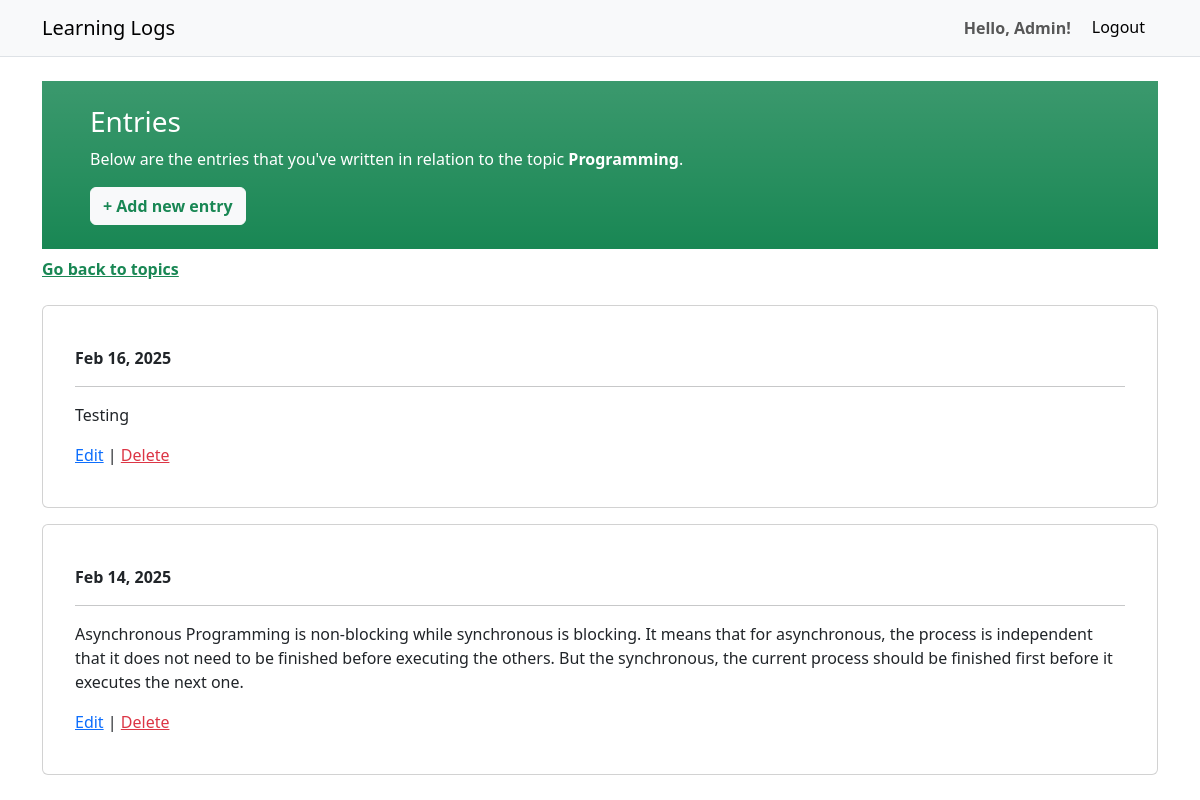
Before: /topic/1 (signed in) with the older database file.
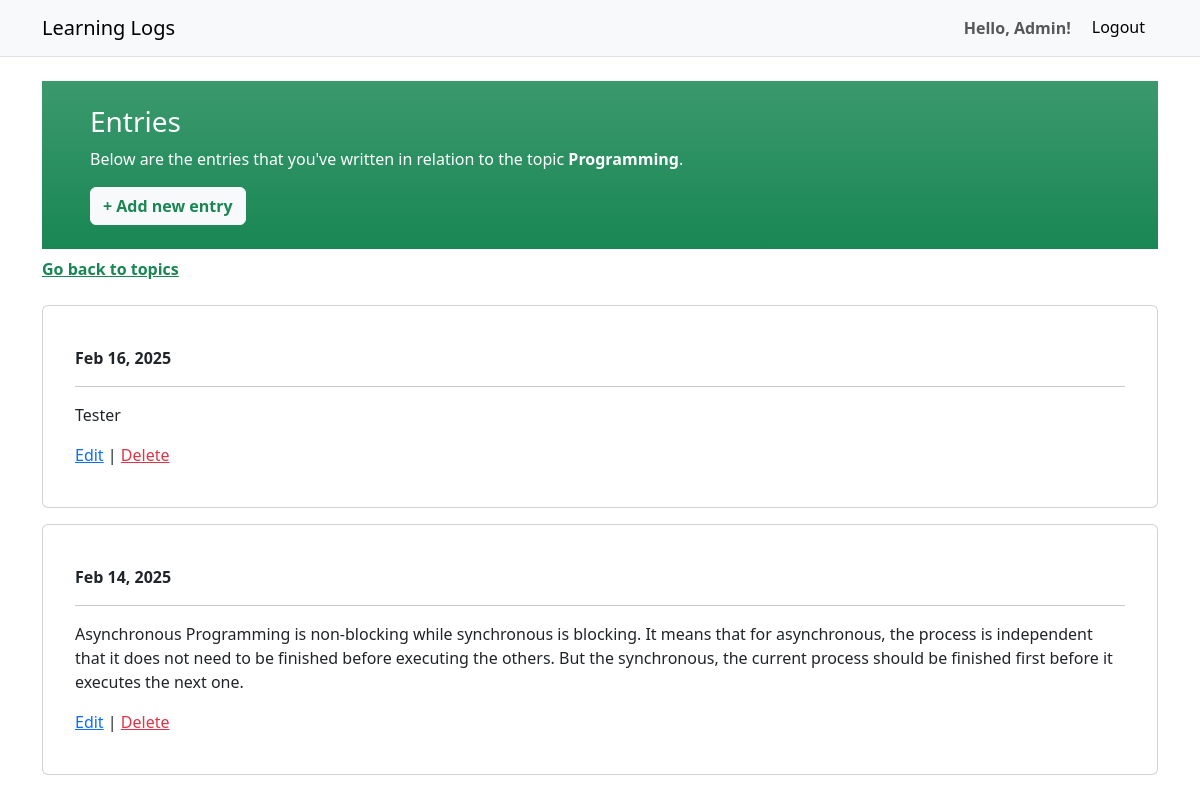
After: the same page with the newer database file.
### learning_logs/models.py (models this page shows, shortened)
class Entry(models.Model):
    topic = models.ForeignKey(Topic, on_delete=models.CASCADE)
    text = models.TextField()
    date_created = models.DateTimeField(auto_now=True)
    class Meta:
        verbose_name_plural = 'entries'

### learning_logs/views.py (the view)
# urls.py: path('topic/<int:topic_id>', views.topic, name='topic'),
@login_required
def topic(request, topic_id):
    try:
        topic = Topic.objects.get(id=topic_id, user=request.user)
        entries = topic.entry_set.order_by('-date_created')
        context = {'entries': entries, 'topic': topic}
    except:
        raise Http404
    else:
        return render(request, 'learning_logs/topic.html', context)

### learning_logs/templates/learning_logs/topic.html
{% extends "learning_logs/base.html" %}
{% block content %}
<div class="container">
  <div class="row">
    <div class="col-12 bg-success bg-gradient text-white py-4 px-2 px-md-5 mb-2">
        <h3>Entries</h3>
        <p>Below are the entries that you've written in relation to the topic <strong>{{ topic.text }}</strong>.</p>
        <a class="btn btn-light text-success fw-bold" href="{% url 'learning_logs:new_entry' topic.id %}">+ Add new entry</a>
    </div>
    <div class="col-12 mx-0 px-0 mb-4">
        <a class="text-success fw-bold" href="{% url 'learning_logs:topics' %}">Go back to topics</a>
    </div>
    <div class="col-12 px-0 mx-0">
      {% for entry in entries %}
        <ul class="list-unstyled">
          <li>
            <div class="card text-decoration-none px-3 py-4">
              <div class="card-body">
                <p class="text-dark my-0 py-0 fw-bold">{{ entry.date_created | date:'M d, Y' }}</p>
                <hr>
                <p>{{ entry.text | linebreaks }}</p>
                <a href="{% url 'learning_logs:edit_entry' topic.id entry.id %}">Edit</a>
                | <a class="text-danger" href="{% url 'learning_logs:delete_entry' topic.id entry.id %}">Delete</a>
              </div>
            </div>
          </li>
        </ul>
      {% empty %}
        <a class="card text-decoration-none" href="{% url 'learning_logs:topic' topic.id %}">
          <div class="card-body border-start border-success border-5">
            <p class="text-decoration-none text-dark my-0 py-0 fw-bold">There's no written entries yet.</p>
          </div>
        </a>
      {% endfor %}
    </div>
  </div>
</div>
{% endblock content %}

Changed rows visible on the page:
changed Entry: text "Testing" → "Tester"
